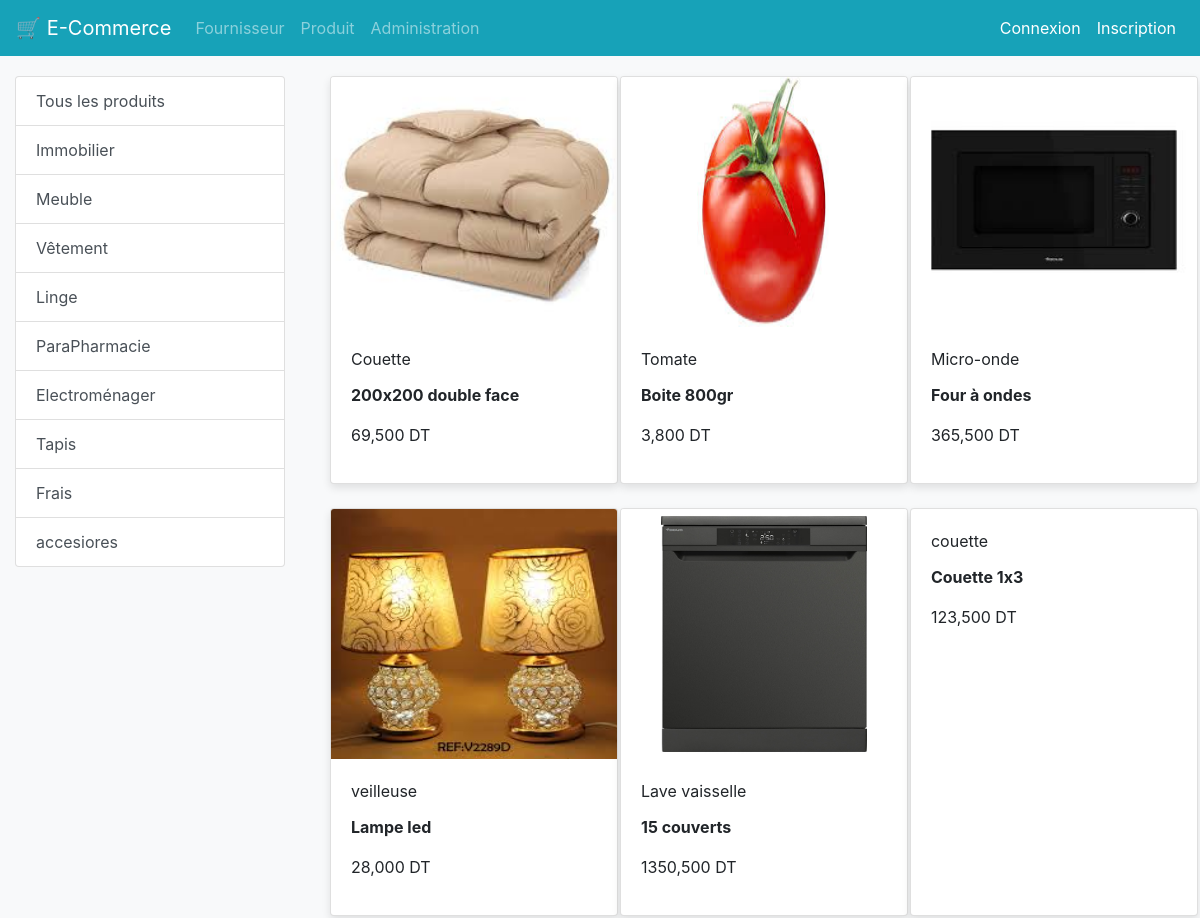
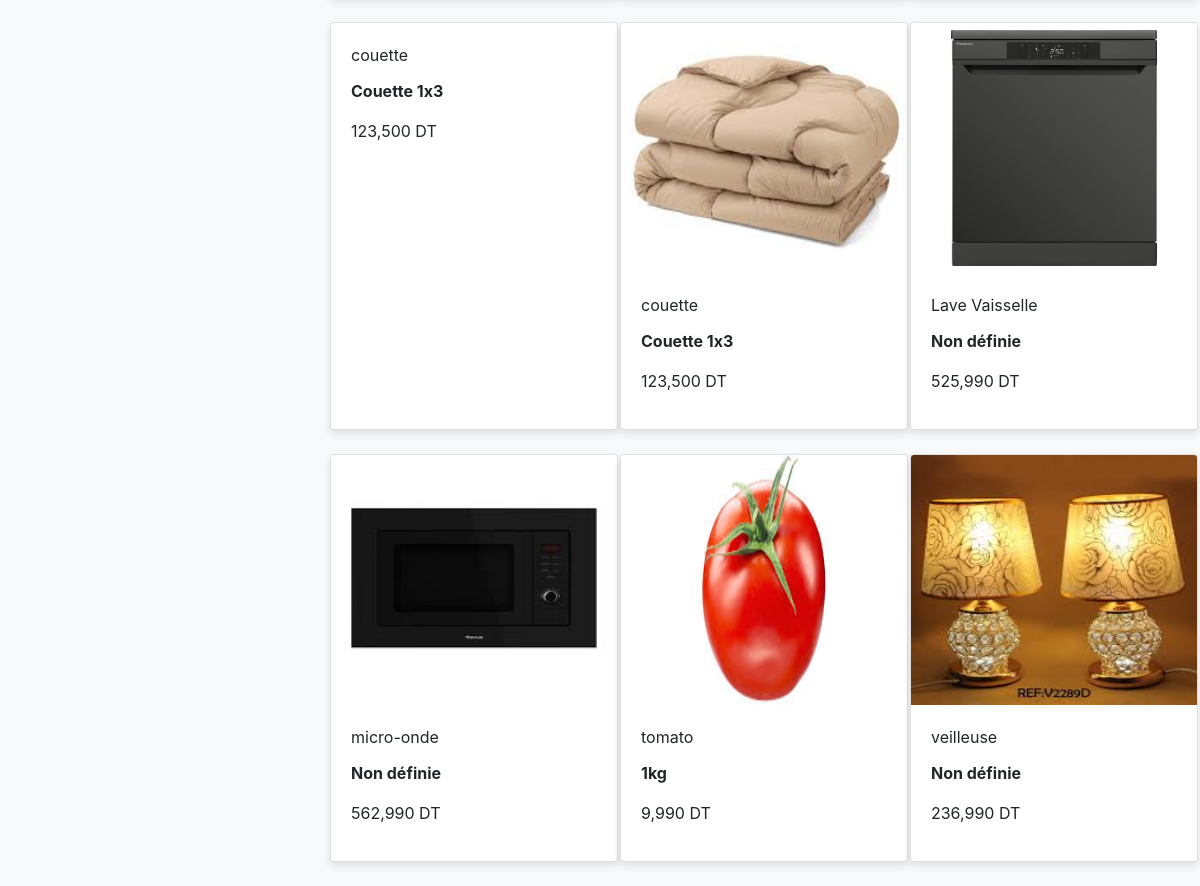
The app's page /magasin/categories/ with its own data (2 pictures, top to bottom).
### magasin/models.py (models this page shows, shortened)
class Categorie(models.Model):
    TYPE_CHOICES_CAT = [
        ('Alimentaire', 'Alimentaire'),
        ('Meuble', 'Meuble'),
        ('Sanitaire', 'Sanitaire'),
        ('Vaisselle', 'Vaisselle'),
        ('Vetement', 'Vêtement'),
        ('Jouets', 'Jouets'),
        ('Linge', 'Linge de Maison'),
        ('Bijoux', 'Bijoux'),
        ('Decor', 'Décor'),
    ]
    name = models.CharField(
        max_length=50,
        choices=TYPE_CHOICES_CAT,
        default='Alimentaire'
    )

class Produit(models.Model):
    libelle = models.CharField(max_length=100)
    description = models.TextField(default='Non définie')
    prix = models.DecimalField(max_digits=10, decimal_places=3)
    type = models.CharField(max_length=2, choices=TYPE_CHOICES, default='em')
    img = models.ImageField(upload_to='media/', blank=True, null=True)
    categorie = models.ForeignKey(
        Categorie,
        on_delete=models.CASCADE,
        null=True,
        blank=True
    )
    fournisseur = models.ForeignKey(
        Fournisseur,
        on_delete=models.CASCADE,
        null=True,
        blank=True
    )

### magasin/views.py (the view)
# urls.py: path('categories/', views.categories_produits, name='categories_produits'),
def categories_produits(request):
    categories = Categorie.objects.all()
    produits = Produit.objects.all()
    return render(request, 'magasin/categories_produits.html', {
        'categories': categories,
        'produits': produits
    })

### templates/magasin/categories_produits.html (shortened to what this page needs)
{% extends 'magasin/base.html' %}
{% block content %}
<div class="container-fluid mt-3">
    <div class="row">
        <div class="col-lg-3">
            <div class="list-group">
                <a href="{% url 'categories_produits' %}" class="list-group-item list-group-item-action">
                    Tous les produits
                </a>
                {% for cat in categories %}
                    <a href="{% url 'produits_par_categorie' cat.id %}"
                       class="list-group-item list-group-item-action {% if categorie_selectionnee and categorie_selectionnee.id == cat.id %}active{% endif %}">
                        {{ cat.name }}
                    </a>
                {% endfor %}
            </div>
        </div>
        <div class="col-lg-9">
            <div class="row mx-auto">
                {% for product in produits %}
                <div class="col-md-4 mb-4">
                    <div class="card h-100" style="width: 18rem;">
                        {% if product.img %}
                            <img src="{{ product.img.url }}" class="card-img-top" height="250" alt="{{ product.libelle }}">
                        {% endif %}
                        <div class="card-body">
                            <p class="card-title">{{ product.libelle }}</p>
                            <p><b>{{ product.description }}</b></p>
                            <p>{{ product.prix }} DT</p>
                        </div>
                    </div>
                </div>
                {% empty %}
                <div class="col-12">
                    <p>Aucun produit disponible pour cette catégorie.</p>
                </div>
                {% endfor %}
            </div>
        </div>
    </div>
</div>
{% endblock %}

### templates/magasin/base.html (shortened to what this page needs)
{% load static %}
<!DOCTYPE html>
<html lang="fr">
<head>
    <link rel="stylesheet" href="https://stackpath.bootstrapcdn.com/bootstrap/4.5.2/css/bootstrap.min.css">
    <link rel="stylesheet" type="text/css" href="{% static 'css/base.css' %}">
</head>
<body>
    <nav class="navbar navbar-expand-lg navbar-dark bg-info">
        <a class="navbar-brand" href="{% url 'home' %}">🛒 E-Commerce</a>
        <div class="collapse navbar-collapse">
            <ul class="navbar-nav mr-auto">
                <li class="nav-item">
                    <a class="nav-link" href="{% url 'nouveauFour' %}">Fournisseur</a>
                </li>
                <li class="nav-item">
                    <a class="nav-link" href="{% url 'nouveauProduit' %}">Produit</a>
                </li>
                <li class="nav-item">
                    <a class="nav-link" href="/admin">Administration</a>
                </li>
            </ul>
            <ul class="navbar-nav ml-auto">
                {% if user.is_authenticated %}
                <li class="nav-item active">
                    <a class="nav-link" href="#">{{ user }}</a>
                </li>
                <li class="nav-item">
    <form method="post" action="{% url 'logout' %}" style="display:inline;">
        {% csrf_token %}
        <button type="submit" class="nav-link btn btn-link" style="display:inline; color:white; text-decoration:none;">
            Déconnexion
        </button>
    </form>
</li>
                {% else %}
                <li class="nav-item active">
                    <a class="nav-link" href="{% url 'login' %}">Connexion</a>
                </li>
                <li class="nav-item active">
                    <a class="nav-link" href="{% url 'register' %}">Inscription</a>
                </li>
                {% endif %}
            </ul>
        </div>
    </nav>
    {% block content %}{% endblock %}
</body>
</html>

### static/css/base.css (style rules this page uses)
.navbar { margin-bottom: 20px; }
.card { box-shadow: 0 4px 8px rgba(0,0,0,0.1); transition: transform 0.2s; }
body { background-color: #f8f9fa; }

### records on screen
Categorie: name "Immobilier"
Categorie: name "Meuble"
Categorie: name "Vêtement"
Categorie: name "Linge"
Categorie: name "ParaPharmacie"
Categorie: name "Electroménager"
Categorie: name "Tapis"
Categorie: name "Frais"
Categorie: name "accesiores"
Produit: img (picture), libelle "Couette", description "200x200 double face", prix "69,500"
Produit: img (picture), libelle "Tomate", description "Boite 800gr", prix "3,800"
Produit: img (picture), libelle "Micro-onde", description "Four à ondes", prix "365,500"
Produit: img (picture), libelle "veilleuse", description "Lampe led", prix "28,000"
Produit: img (picture), libelle "Lave vaisselle", description "15 couverts", prix "1350,500"
Produit: libelle "couette", description "Couette 1x3", prix "123,500"
Produit: libelle "couette", description "Couette 1x3", prix "123,500"
Produit: img (picture), libelle "couette", description "Couette 1x3", prix "123,500"
Produit: img (picture), libelle "Lave Vaisselle", description "Non définie", prix "525,990"
Produit: img (picture), libelle "micro-onde", description "Non définie", prix "562,990"
Produit: img (picture), libelle "tomato", description "1kg", prix "9,990"
Produit: img (picture), libelle "veilleuse", description "Non définie", prix "236,990"
